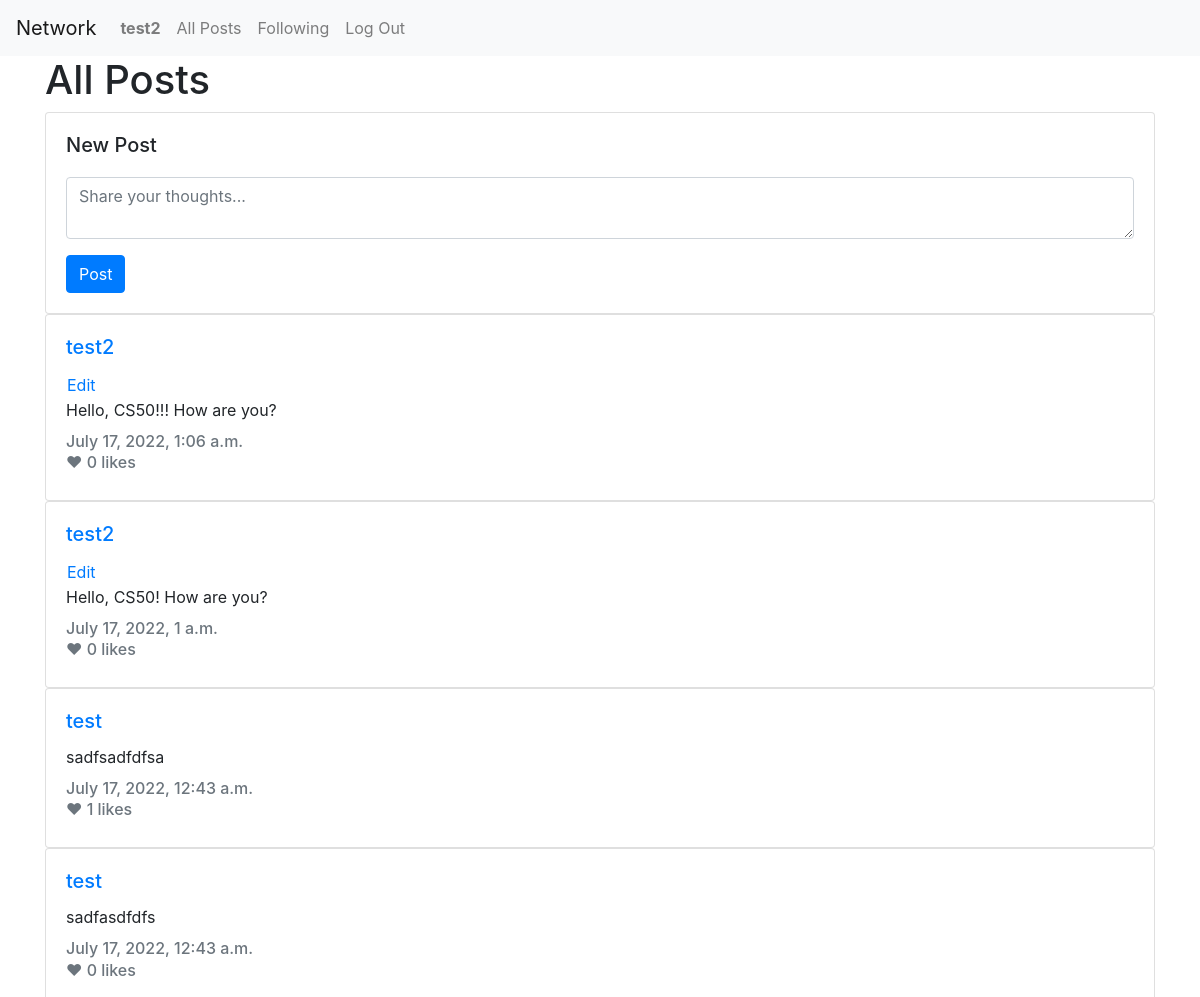
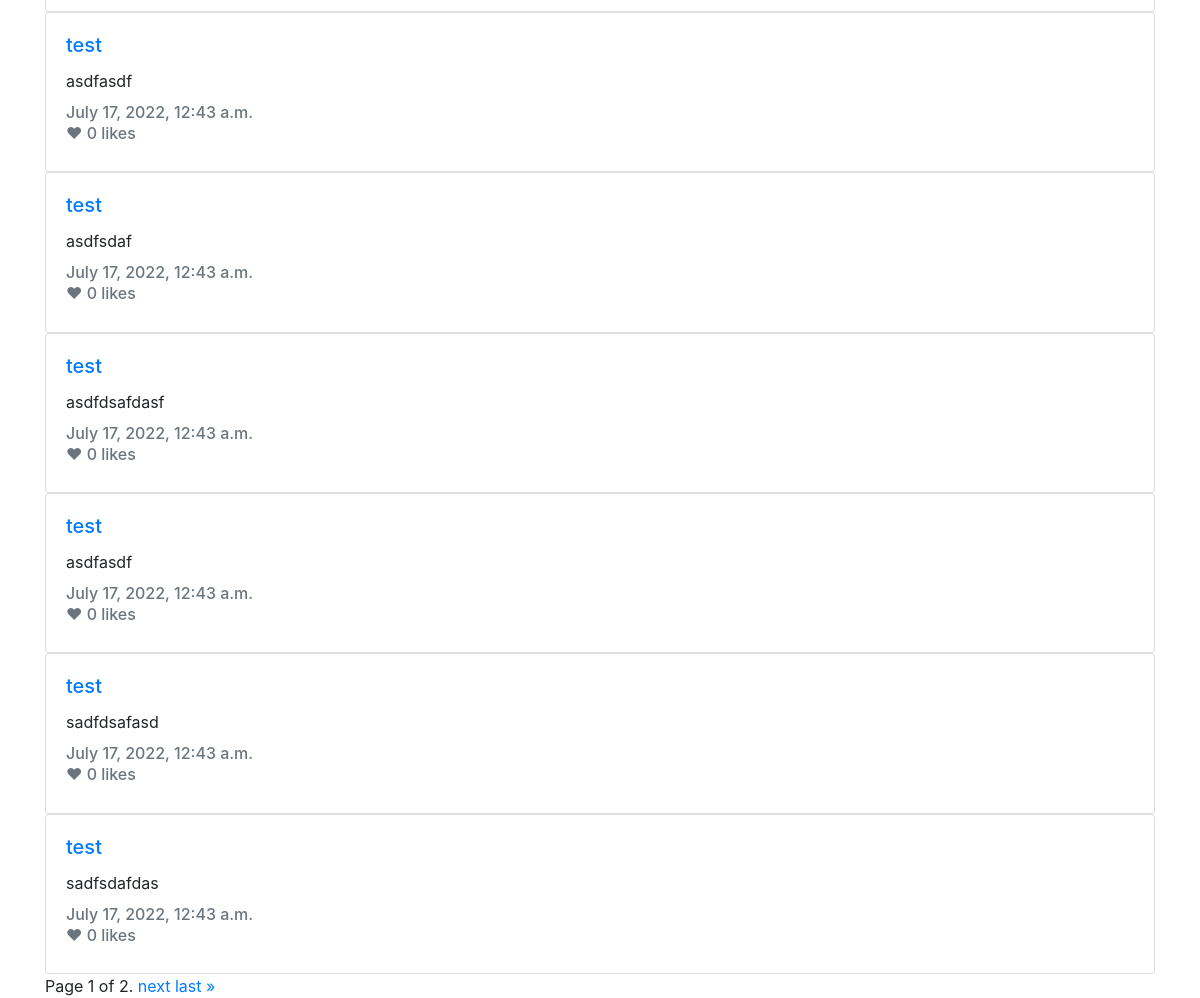
Screenshot of / (signed in) with the database file from the repository (2 pictures, top to bottom).
### network/models.py (models this page shows, shortened)
class User(AbstractUser):
    followers = models.ManyToManyField('self', symmetrical=False, blank=True, related_name='user_followers')
    created_at = models.DateTimeField(auto_now_add=True)
    updated_at = models.DateTimeField(auto_now=True)

class Post(models.Model):
    user = models.ForeignKey(User, on_delete=models.CASCADE, related_name="posts")
    text = models.CharField(max_length=280)
    created_at = models.DateTimeField(auto_now_add=True)
    updated_at = models.DateTimeField(auto_now=True)

### network/views.py (the view)
# urls.py: path("", views.index, name="index"),
def index(request):
    posts = Post.objects.all().order_by("created_at").reverse()
    paginator = Paginator(posts, 10)
    page_number = request.GET.get('page')
    page_obj = paginator.get_page(page_number)
    return render(request, "network/index.html", {
        "page_obj": page_obj,
        "title": "All Posts"
    })

### network/templates/network/index.html (shortened to what this page needs)
{% extends "network/layout.html" %}
{% block body %}
  <div class="container">
    <h1>{{ title }}</h1>
    {% if user.is_authenticated %}
      <div class="card">
        <div class="card-body">
          <form id="text-post-form" action="/new-post" method="post">
            <div class="form-group">
              <h5 class="card-title">
                <label for="text-post">New Post</label>
              </h5>
              <textarea
                class="form-control"
                id="text-post"
                name="text"
                aria-describedby="text-post"
                placeholder="Share your thoughts..."></textarea>
            </div>
            <button type="submit" class="btn btn-primary">Post</button>
          </form>
        </div>
      </div>
    {% endif %}
    {% for post in page_obj %}
      <div class="card" style="width: 100%;">
        <div class="card-body">
          <h5 class="card-title">
            <a href="/u/{{ post.user.username }}">{{ post.user.username }}</a>
          </h5>
          {% if post.user == request.user %}
            <button class="btn btn-link post-edit-button" data-id="{{ post.pk }}">Edit</button>
          {% endif %}
          <p class="card-text" id="post-text-{{ post.pk }}">{{ post.text }}</p>
          <h6 class="card-subtitle mb-2 text-muted">{{ post.created_at }}</h6>
          <h6 class="card-subtitle mb-2 text-muted likes-count likes-count-{{ post.id }}" data-id="{{ post.id }}">
            ❤ {{ post.likes.count }} likes</h6>
        </div>
      </div>
    {% endfor %}
    <div class="pagination">
      <span class="step-links">
        <span class="current">
          Page {{ page_obj.number }} of {{ page_obj.paginator.num_pages }}.
        </span>
        {% if page_obj.has_next %}
          <a href="?page={{ page_obj.next_page_number }}">next</a>
          <a href="?page={{ page_obj.paginator.num_pages }}">last &raquo;</a>
        {% endif %}
        </span>
    </div>
  </div>
{% endblock %}

### network/templates/network/layout.html (shortened to what this page needs)
{% load static %}
<!DOCTYPE html>
<html lang="en">
  <head>
    <link rel="stylesheet" href="https://stackpath.bootstrapcdn.com/bootstrap/4.4.1/css/bootstrap.min.css"
>
    <link href="{% static 'network/styles.css' %}" rel="stylesheet">
  </head>
  <body>
    <nav class="navbar navbar-expand-lg navbar-light bg-light">
      <a class="navbar-brand" href="#">Network</a>
      <div>
        <ul class="navbar-nav mr-auto">
          {% if user.is_authenticated %}
            <li class="nav-item">
              <a class="nav-link" href="#"><strong>{{ user.username }}</strong></a>
            </li>
          {% endif %}
          <li class="nav-item">
            <a class="nav-link" href="{% url 'index' %}">All Posts</a>
          </li>
          {% if user.is_authenticated %}
            <li class="nav-item">
              <a class="nav-link" href="{% url 'following' %}">Following</a>
            </li>
            <li class="nav-item">
              <a class="nav-link" href="{% url 'logout' %}">Log Out</a>
            </li>
          {% endif %}
        </ul>
      </div>
    </nav>
    <div class="body">
      {% block body %}
      {% endblock %}
    </div>
  </body>
</html>

### network/static/network/styles.css (style rules this page uses)
.post-edit-button { padding: 0px; margin: 0px }

### rows the page displays
User: username "test2"
Post: user.username "test2", text "Hello, CS50!!! How are you?", created_at "July 17, 2022, 1:06 a.m.", likes.count "0"
Post: user.username "test2", text "Hello, CS50! How are you?", created_at "July 17, 2022, 1 a.m.", likes.count "0"
Post: user.username "test", text "sadfsadfdfsa", created_at "July 17, 2022, 12:43 a.m.", likes.count "1"
Post: user.username "test", text "sadfasdfdfs", created_at "July 17, 2022, 12:43 a.m.", likes.count "0"
Post: user.username "test", text "asdfasdf", created_at "July 17, 2022, 12:43 a.m.", likes.count "0"
Post: user.username "test", text "asdfsdaf", created_at "July 17, 2022, 12:43 a.m.", likes.count "0"
Post: user.username "test", text "asdfdsafdasf", created_at "July 17, 2022, 12:43 a.m.", likes.count "0"
Post: user.username "test", text "asdfasdf", created_at "July 17, 2022, 12:43 a.m.", likes.count "0"
Post: user.username "test", text "sadfdsafasd", created_at "July 17, 2022, 12:43 a.m.", likes.count "0"
Post: user.username "test", text "sadfsdafdas", created_at "July 17, 2022, 12:43 a.m.", likes.count "0"

### other values shown
{{ title }} "All Posts"
{{ page_obj.number }} "1"
{{ page_obj.paginator.num_pages }} "2"
